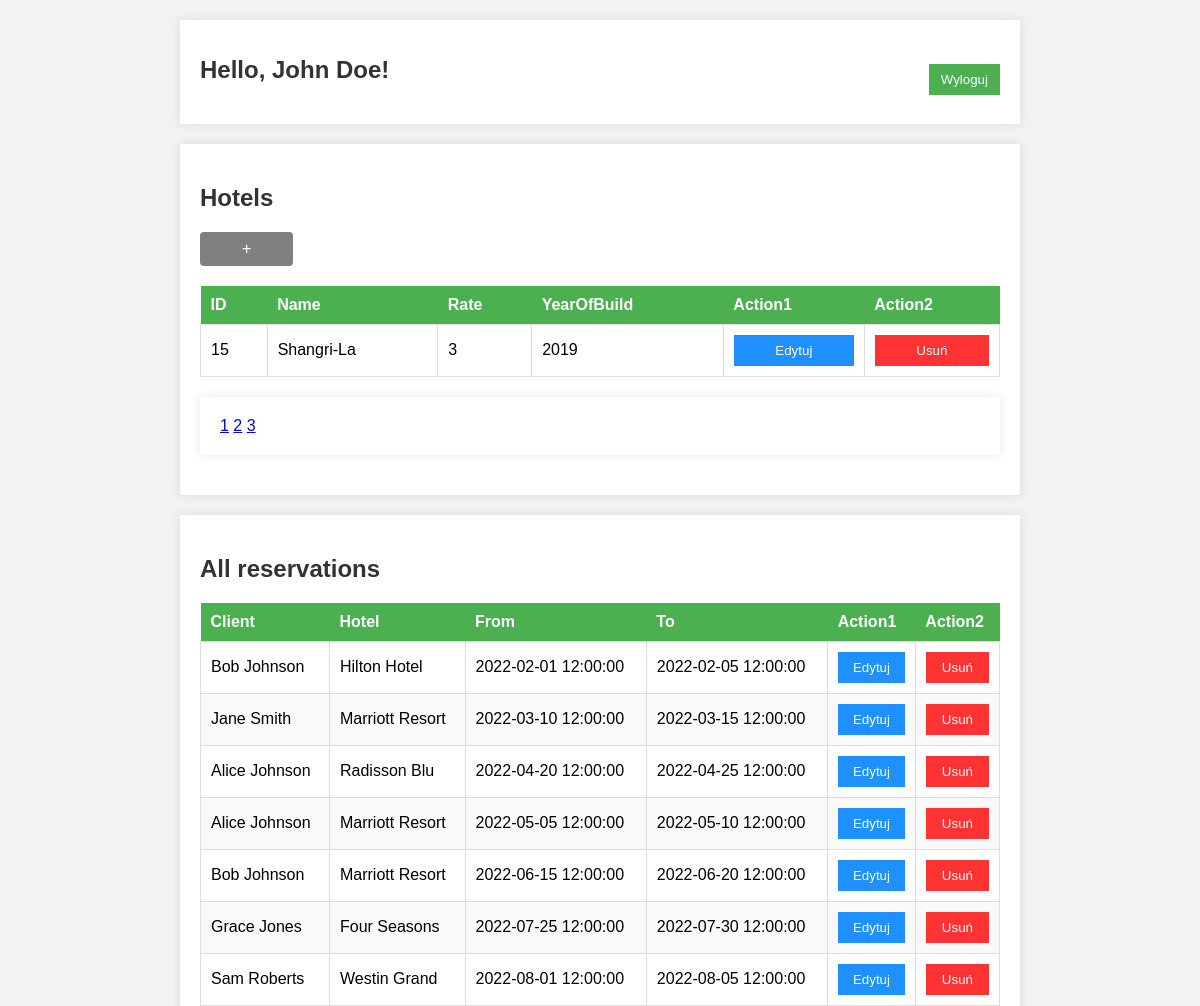
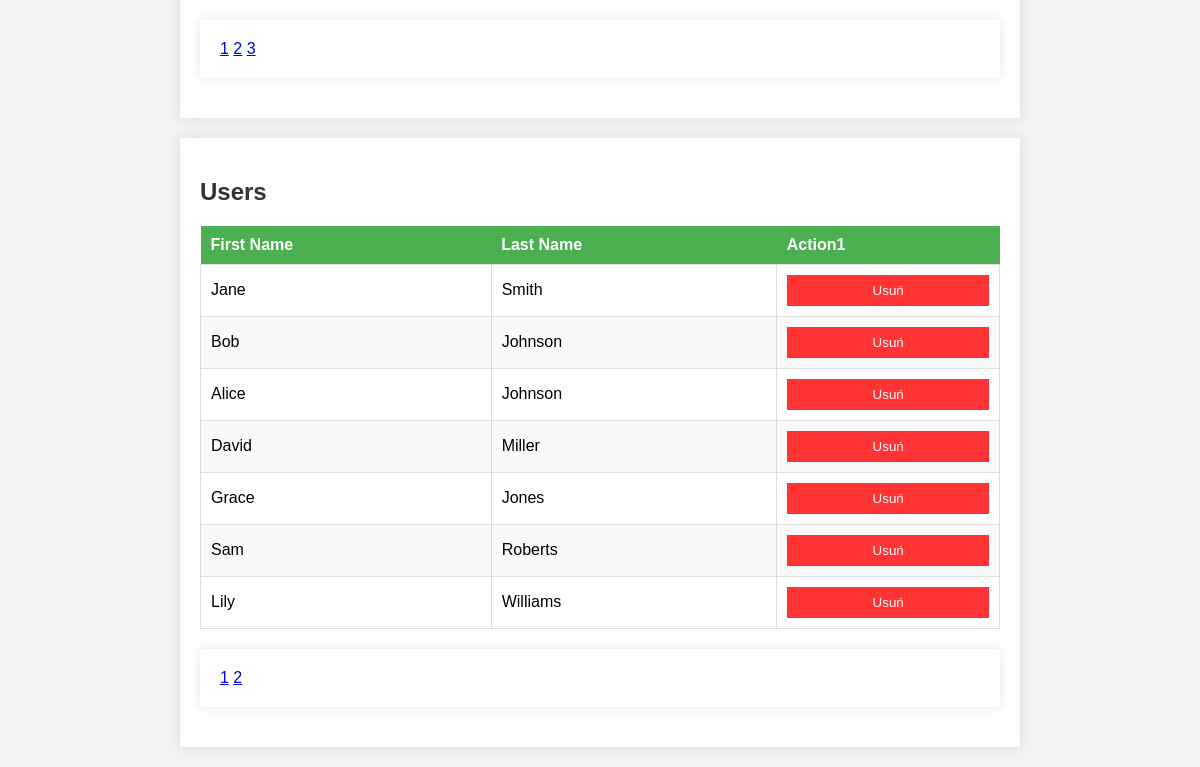
Screenshot of /views/home_admin.php?page_hotels=3&page_reservations=1&page_users=1 (signed in) with the database file from the repository (2 pictures, top to bottom).
### tables this page shows
CREATE TABLE Hotel (
    Hotel_ID int  NOT NULL,
    Name varchar(100)  NOT NULL,
    Rate int  NOT NULL,
    YearOfBuild int  NOT NULL,
    CONSTRAINT Hotel_pk PRIMARY KEY (Hotel_ID)
);

CREATE TABLE Reservation (
    Reservation_ID int  NOT NULL,
    FK_Hotel_ID int  NOT NULL,
    FK_User_ID int  NOT NULL,
    DateBegin datetime  NOT NULL,
    DateEnd datetime  NOT NULL,
    CONSTRAINT Reservation_pk PRIMARY KEY (Reservation_ID)
);

CREATE TABLE User (
    User_ID int  NOT NULL,
    Fname varchar(40)  NOT NULL,
    Lname varchar(60)  NOT NULL,
    Login varchar(40)  NOT NULL,
    Password varchar(40)  NOT NULL,
    isAdmin bool  NOT NULL,
    CONSTRAINT User_pk PRIMARY KEY (User_ID)
);

### views/home_admin.php (the view, shortened to what this page needs)
<?php
require_once '../models/db.php';
$itemsPerPage = 7;
$pageHotels = isset($_GET['page_hotels']) ? $_GET['page_hotels'] : 1;
$offsetHotels = ($pageHotels - 1) * $itemsPerPage;
$resultHotels = $db->query("SELECT * FROM `hotel` LIMIT $offsetHotels, $itemsPerPage");
$pageReservations = isset($_GET['page_reservations']) ? $_GET['page_reservations'] : 1;
$offsetReservations = ($pageReservations - 1) * $itemsPerPage;
$resultReservations = $db->query("SELECT * FROM `reservation` INNER JOIN `hotel` ON `FK_Hotel_ID` = `Hotel_ID` INNER JOIN `user` ON `FK_User_ID` = `User_ID`  LIMIT $offsetReservations, $itemsPerPage");
$pageUsers = isset($_GET['page_users']) ? $_GET['page_users'] : 1;
$offsetUsers = ($pageUsers - 1) * $itemsPerPage;
$resultUsers = $db->query("SELECT * FROM `user` WHERE `isAdmin` = 0 LIMIT $offsetUsers, $itemsPerPage");
?>
<!doctype html>
<html lang="en">
<head>
    <link rel="stylesheet" href="../resources/css/style.css">
    <link rel="stylesheet" href="../resources/css/style-admin.css">
</head>
<body>
<div class="header-container">
    <h1 class="welcome-message">Hello, <?php echo $_SESSION['Fname'] . ' ' . $_SESSION['Lname']; ?>!</h1>
    <form action="../controllers/actionLogout.php" method="post" class="logout-form">
        <input type="submit" value="Wyloguj" class="logout-button">
    </form>
</div>
<div class="section-container">
    <h2>Hotels</h2>
    <a href="./formAddHotel.php" class="add-hotel-button"></a>
    <table class="home-table">
        <thead>
        <tr>
            <th>ID</th>
            <th>Name</th>
            <th>Rate</th>
            <th>YearOfBuild</th>
            <th>Action1</th>
            <th>Action2</th>
        </tr>
        </thead>
        <tbody>
        <?php while($row = $resultHotels->fetch_assoc()) { ?>
            <tr>
                <td><?=$row['Hotel_ID']?></td>
                <td><?=$row['Name']?></td>
                <td><?=$row['Rate']?></td>
                <td><?=$row['YearOfBuild']?></td>
                <td>
                    <form action="../views/formEditHotel.php" method="post">
                        <input class="actionButton" type="submit" value="Edytuj">
                    </form>
                </td>
                <td>
                    <form action="../controllers/actionDeleteHotel.php" method="post">
                        <input class="actionButton" type="submit" value="Usuń">
                    </form>
                </td>
            </tr>
        <?php } ?>
        </tbody>
    </table>
    <?php
    $totalHotels = $db->query("SELECT COUNT(*) as total FROM `hotel`")->fetch_assoc()['total'];
    $totalPagesHotels = ceil($totalHotels / $itemsPerPage);
    if ($totalPagesHotels > 1) {
        echo '<div class="pagination">';
        for ($i = 1; $i <= $totalPagesHotels; $i++) {
            echo '<a href="?page_hotels=' . $i . '&page_reservations=' . $pageReservations . '&page_users=' . $pageUsers . '">' . $i . '</a> ';
        }
        echo '</div>';
    }
    ?>
</div>
<div class="section-container">
    <h2>All reservations</h2>
    <table class="home-table">
        <thead>
        <tr>
            <th>Client</th>
            <th>Hotel</th>
            <th>From</th>
            <th>To</th>
            <th>Action1</th>
            <th>Action2</th>
        </tr>
        </thead>
        <tbody>
        <?php while($row = $resultReservations->fetch_assoc()) { ?>
            <tr>
                <td><?=$row['Fname'] . ' ' . $row['Lname']?></td>
                <td><?=$row['Name']?></td>
                <td><?=$row['DateBegin']?></td>
                <td><?=$row['DateEnd']?></td>
                <td>
                    <form action="formEditReservation.php" method="post">
                        <input class="actionButton" type="submit" value="Edytuj">
                    </form>
                </td>
                <td>
                    <form action="../controllers/actionDeleteReservation.php" method="post">
                        <input class="actionButton" type="submit" value="Usuń">
                    </form>
                </td>
            </tr>
        <?php } ?>
        </tbody>
    </table>
    <?php
    $totalReservations = $db->query("SELECT COUNT(*) as total FROM `reservation` INNER JOIN `hotel` ON `FK_Hotel_ID` = `Hotel_ID`")->fetch_assoc()['total'];
    $totalPagesReservations = ceil($totalReservations / $itemsPerPage);
    if ($totalPagesReservations > 1) {
        echo '<div class="pagination">';
        for ($i = 1; $i <= $totalPagesReservations; $i++) {
            echo '<a href="?page_hotels=' . $pageHotels . '&page_reservations=' . $i . '&page_users=' . $pageUsers . '">' . $i . '</a> ';
        }
        echo '</div>';
    }
    ?>
</div>
<div class="section-container">
    <h2>Users</h2>
    <table class="home-table">
        <thead>
        <tr>
            <th>First Name</th>
            <th>Last Name</th>
            <th>Action1</th>
        </tr>
        </thead>
        <tbody>
        <?php while($row = $resultUsers->fetch_assoc()) { ?>
            <tr>
                <td><?=$row['Fname']?></td>
                <td><?=$row['Lname']?></td>
                <td>
                    <form action="../controllers/actionDeleteUser.php" method="post">
                        <input class="actionButton" type="submit" value="Usuń">
                    </form>
                </td>
            </tr>
        <?php } ?>
        </tbody>
    </table>
    <?php
    $totalUsers = $db->query("SELECT COUNT(*) as total FROM `user` WHERE `isAdmin` = 0")->fetch_assoc()['total'];
    $totalPagesUsers = ceil($totalUsers / $itemsPerPage);
    if ($totalPagesUsers > 1) {
        echo '<div class="pagination">';
        for ($i = 1; $i <= $totalPagesUsers; $i++) {
            echo '<a href="?page_hotels=' . $pageHotels . '&page_reservations=' . $pageReservations . '&page_users=' . $i . '">' . $i . '</a> ';
        }
        echo '</div>';
    }
    ?>
</div>
</body>
</html>

### resources/css/style.css (style rules this page uses)
body { font-family: 'Arial', sans-serif; background-color: #f2f2f2; margin: 0; padding: 0; }
div { max-width: 800px; margin: 20px auto; padding: 20px; background-color: #fff; box-shadow: 0 0 10px rgba(0, 0, 0, 0.1); }
h2 { color: #333; }
table { width: 100%; border-collapse: collapse; margin-top: 20px; }
th { background-color: #4CAF50; color: white; font-weight: bold; padding: 10px; text-align: left; }
td { border: 1px solid #ddd; padding: 10px; }
tbody tr:nth-child(even) { background-color: #f9f9f9; }
.home-table input[type="submit"] { color: #fff; border: none; padding: 8px 12px; cursor: pointer; }
.header-container { display: flex; justify-content: space-between; align-items: flex-start; }
.welcome-message { font-size: 24px; color: #333; margin-bottom: 20px; }
.logout-form { display: flex; align-items: flex-start; }
.logout-button { background-color: #4CAF50; color: #fff; border: none; padding: 8px 12px; cursor: pointer; margin-top: 15px; }
.actionButton { width: 100%; background: #c7b321; }

### resources/css/style-admin.css (style rules this page uses)
.home-table .actionButton[value="Edytuj"] { background-color: #1e90ff; color: #fff; }
.home-table .actionButton[value="Usuń"] { background-color: #ff3333; color: #fff; }
.add-hotel-button { display: inline-block; background-color: #808080; color: #fff; padding: 8px 12px; text-decoration: none; border-radius: 4px; margin-left: auto; }
.add-hotel-button::before { content: '+'; margin: 0 30px; }
.header-container { display: flex; justify-content: space-between; align-items: center; }

### rows the page displays
hotel: Hotel_ID "15", Name "Shangri-La", Rate "3", YearOfBuild "2019"
reservation: FK_User_ID.Fname "Bob", FK_User_ID.Lname "Johnson", FK_Hotel_ID.Name "Hilton Hotel", DateBegin "2022-02-01 12:00:00", DateEnd "2022-02-05 12:00:00"
reservation: FK_User_ID.Fname "Jane", FK_User_ID.Lname "Smith", FK_Hotel_ID.Name "Marriott Resort", DateBegin "2022-03-10 12:00:00", DateEnd "2022-03-15 12:00:00"
reservation: FK_User_ID.Fname "Alice", FK_User_ID.Lname "Johnson", FK_Hotel_ID.Name "Radisson Blu", DateBegin "2022-04-20 12:00:00", DateEnd "2022-04-25 12:00:00"
reservation: FK_User_ID.Fname "Alice", FK_User_ID.Lname "Johnson", FK_Hotel_ID.Name "Marriott Resort", DateBegin "2022-05-05 12:00:00", DateEnd "2022-05-10 12:00:00"
reservation: FK_User_ID.Fname "Bob", FK_User_ID.Lname "Johnson", FK_Hotel_ID.Name "Marriott Resort", DateBegin "2022-06-15 12:00:00", DateEnd "2022-06-20 12:00:00"
reservation: FK_User_ID.Fname "Grace", FK_User_ID.Lname "Jones", FK_Hotel_ID.Name "Four Seasons", DateBegin "2022-07-25 12:00:00", DateEnd "2022-07-30 12:00:00"
reservation: FK_User_ID.Fname "Sam", FK_User_ID.Lname "Roberts", FK_Hotel_ID.Name "Westin Grand", DateBegin "2022-08-01 12:00:00", DateEnd "2022-08-05 12:00:00"
user: Fname "Jane", Lname "Smith"
user: Fname "Bob", Lname "Johnson"
user: Fname "Alice", Lname "Johnson"
user: Fname "David", Lname "Miller"
user: Fname "Grace", Lname "Jones"
user: Fname "Sam", Lname "Roberts"
user: Fname "Lily", Lname "Williams"

### other values shown
$_SESSION['Fname'] "John"
$_SESSION['Lname'] "Doe"
